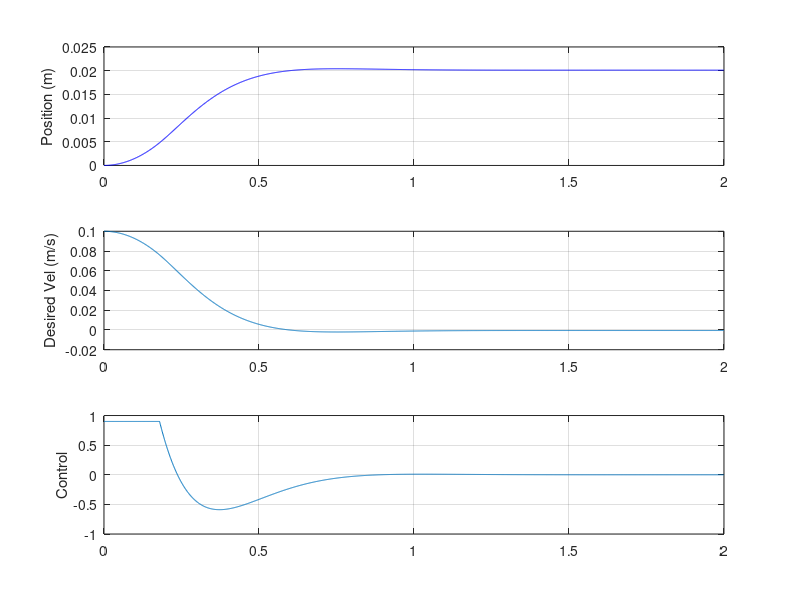

MATLAB code to generate this figure:
    %% Cascaded Position–Velocity Control with Homing

clear; clc;

%% Simulation parameters
dt = 0.001;              % 1 kHz inner loop
steps = 2000;            % 4 seconds
time = (0:steps-1)*dt;

%% MBK parameters
mass = 3;
damping = 0.5;
stiffness = 0;

%% State variables
position = zeros(1,steps);
velocity = zeros(1,steps);

%% Encoder parameters
encoder_noise_std = 0.00000;   % meters
measured_position = zeros(1,steps);
measured_velocity = zeros(1,steps);

%% -------- Position loop (outer) --------
Kp_pos = 5;            % position → velocity
max_velocity = 0.4;      % m/s limit

%% -------- Velocity loop (inner PID) --------
Kp_vel = 50;
Ki_vel = 4;
Kd_vel = 1;

vel_integrator = 0;
vel_integrator_limit = 1.5;
output_limit = 0.9;

prev_vel_error = 0;
prev_velocity = 0;

%% Homing parameters
limit_switch_position = 0.0;
homed = true;
homing_speed = -0.25;
target_position = 0.02;

%% Logs
control = zeros(1,steps);
desired_velocity_log = zeros(1,steps);
homed_log = zeros(1,steps);

%% Simulation loop
for i = 1:steps

    %% Encoder measurement
    measured_position(i) = position(i) + ...
        encoder_noise_std * randn();

    if i > 1
        measured_velocity(i) = ...
            (measured_position(i) - measured_position(i-1)) / dt;
    end

    %% Homing logic
    if ~homed
        control(i) = homing_speed;

        if position(i) <= limit_switch_position
            homed = true;
            position(i) = 0;
            velocity(i) = 0;
            vel_integrator = 0;
        end

    else
        %% -------- Position loop --------
        pos_error = target_position - measured_position(i);
        desired_velocity = Kp_pos * pos_error;
        desired_velocity = max(min(desired_velocity, max_velocity), ...
                               -max_velocity);

        %% -------- Velocity loop --------
        vel_error = desired_velocity - measured_velocity(i);

        vel_integrator = vel_integrator + ...
            0.5*(vel_error + prev_vel_error)*dt;
        vel_integrator = max(min(vel_integrator, ...
                                 vel_integrator_limit), ...
                                 -vel_integrator_limit);

        d_vel = (measured_velocity(i) - prev_velocity)/dt;

        u = Kp_vel*vel_error + ...
            Ki_vel*vel_integrator - ...
            Kd_vel*d_vel;

        u = max(min(u, output_limit), -output_limit);

        control(i) = u;

        prev_vel_error = vel_error;
        prev_velocity = measured_velocity(i);
    end

    homed_log(i) = homed;
    desired_velocity_log(i) = desired_velocity;

    %% MBK dynamics
    if i < steps
        acc = (control(i) ...
              - damping*velocity(i) ...
              - stiffness*position(i)) / mass;

        velocity(i+1) = velocity(i) + acc*dt;
        position(i+1) = position(i) + velocity(i+1)*dt;
    end
end

%% Plots
figure;

subplot(3,1,1);
plot(time, position, 'b');
ylabel('Position (m)');
grid on;

subplot(3,1,2);
plot(time, desired_velocity_log);
ylabel('Desired Vel (m/s)');
grid on;

subplot(3,1,3);
plot(time, control);
ylabel('Control');
grid on;

%subplot(4,1,4);
%plot(time, homed_log);
%ylabel('Homed');
%xlabel('Time (s)');
%grid on;
%